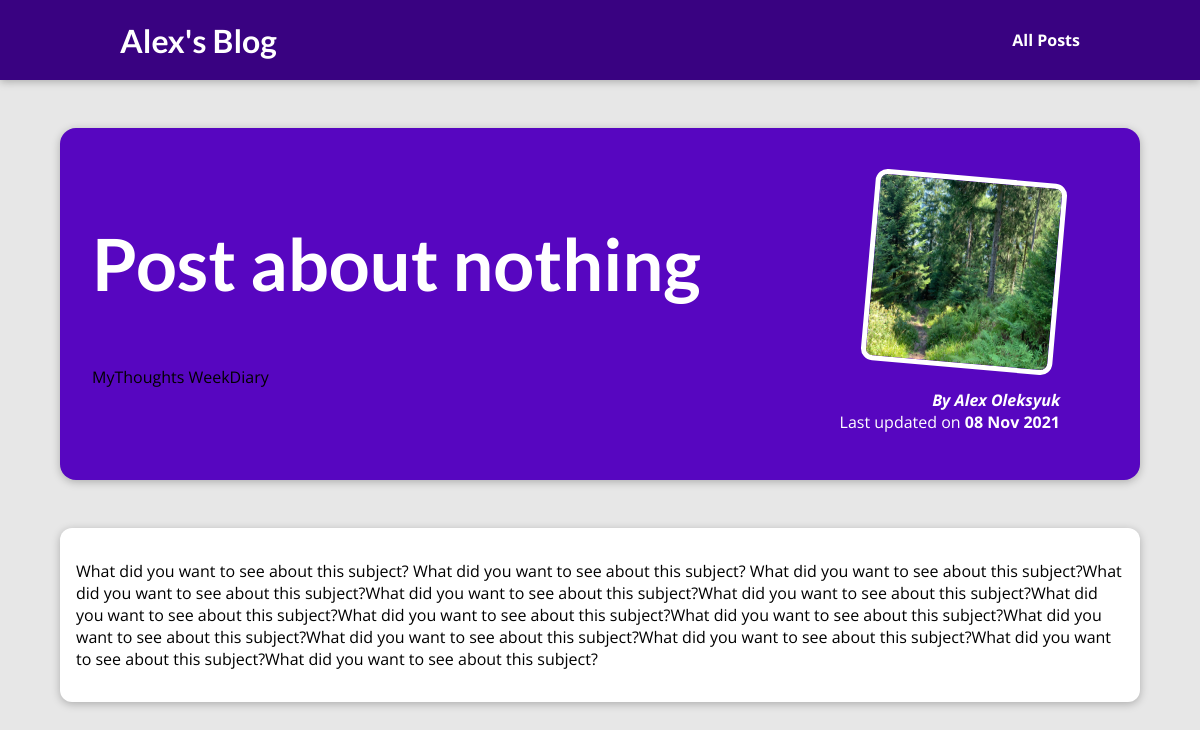
Screenshot of /posts/post-about-nothing with the database file from the repository.
### blog/models.py (models this page shows, shortened)
class Post(models.Model):
    post_title = models.CharField(max_length=150)
    post_excerpt = models.CharField(max_length=200)
    post_content = models.TextField(validators=[MinLengthValidator(10)])
    post_slug = models.SlugField(unique=True, db_index=True)
    post_date = models.DateField(auto_now=True)
    post_imagename = models.CharField(max_length=100)
    post_author = models.ForeignKey(Author, null=True, on_delete=models.SET_NULL, related_name="posts")
    post_tag = models.ManyToManyField(Tag)
    class Meta:
        verbose_name_plural = "Post"

class Tag(models.Model):
    caption = models.CharField(max_length=50)
    class Meta:
        verbose_name_plural = "Tag"

class Author(models.Model):
    first_name = models.CharField(max_length=50)
    last_name = models.CharField(max_length=50)
    e_mail = models.EmailField()
    def __str__(self):
        return f'{self.first_name} {self.last_name}'
    class Meta:
        verbose_name_plural = "Author"

### blog/views.py (the view)
# urls.py: path("posts/<slug:slug>", views.post_detail, name="post-detail-page")
def post_detail(request, slug):
    identified_post = get_object_or_404(Post, post_slug=slug)
    return render(request, "blog/post-detail.html", {
        "post": identified_post,
        "tags": identified_post.post_tag.all()
    })

### blog/templates/blog/post-detail.html (shortened to what this page needs)
{% extends 'base.html' %}
{% load static %}
{% block css_files %}
    <link rel="stylesheet" href="{% static "blog/post-detail.css" %}" />
{% endblock css_files %}
{% block content %}
    <section id="summary">
        <h2>{{ post.post_title }}</h2>
        <div>
            {% for tag in tags %}
                <span>{{ tag.caption }}</span>
            {% endfor %}
        </div>
        <article>
            <img src="{% static "blog/images/"|add:post.post_imagename %}" alt="{{ post.post_title }}" />
            <address>By <a href="mailto:{{ post.post_author.e_mail }}">{{ post.post_author }}</a></address>
            <div>Last updated on <time>{{ post.post_date|date:"d M Y" }}</time></div>
        </article>
    </section>
    <main>
        {{ post.post_content|linebreaks }}
    </main
{% endblock %}

### templates/base.html (shortened to what this page needs)
{% load static %}
<!DOCTYPE html>
<html lang="en">
<head>
    <link rel="stylesheet" href="{% static "app.css" %}"/>
    {% block css_files %}{% endblock css_files %}
</head>
<body>
    <header id="main-navigation">
        <h1>
            <a href="{% url 'starting-page' %}">Alex's Blog</a>
        </h1>
        <nav>
            <a href="{% url 'posts-page' %}">All Posts</a>
        </nav>
    </header>
    {% block content %}{% endblock content %}
</body>
</html>

### static/app.css (style rules this page uses)
* { box-sizing: border-box; }
html { font-family: 'Open Sans', 'Lato', sans-serif; }
body { margin: 0; }
h1, h2, h3 { font-family: 'Lato', sans-serif; font-weight: bold; }
#main-navigation { width: 100%; height: 5rem; display: flex; justify-content: space-between; align-items: center; padding: 0 10%; position: absolute; top: 0; left: 0; }
#main-navigation a { text-decoration: none; color: white; font-weight: bold; }

### blog/static/blog/post-detail.css (style rules this page uses)
body { background-color: #e7e7e7; }
#main-navigation { background-color: #390281; box-shadow: 0 2px 8px rgba(0, 0, 0, 0.25); }
#summary { margin: 8rem auto 3rem auto; padding: 2rem; width: 90%; max-width: 90rem; border-radius: 16px; background-color: #5706c0; position: relative; box-shadow: 0 2px 8px rgba(0, 0, 0, 0.25); height: 22rem; }
#summary h2 { color: white; font-size: 4.5rem; }
#summary article { position: absolute; top: 2rem; right: 3rem; padding: 1rem 2rem; border-radius: 12px; text-align: right; color: white; }
#summary article img { width: 12rem; height: 12rem; border-radius: 12px; transform: rotateZ(5deg); border: 5px solid white; margin-bottom: 1rem; }
#summary address { font-weight: bold; }
#summary a { color: white; text-decoration: none; }
#summary time { font-weight: bold; }
main { width: 90%; max-width: 90rem; margin: 3rem auto; background-color: white; padding: 1rem; border-radius: 12px; box-shadow: 0 2px 8px rgba(0, 0, 0, 0.25); }

### rows the page displays
Post: post_title "Post about nothing", post_imagename (picture), post_author "Alex Oleksyuk", post_date "08 Nov 2021", post_content "What did you want to see about this subject? What did you want to see about this subject? What did you want to see about this subject?What did you want to see about this subject?What did you want to see about this subject?What did you want to see about this subject?What did you want to see about this subject?What did you want to see about this subject?What did you want to see about this subject?What did you want to see about this subject?What did you want to see about this subject?What did you want to see about this subject?What did you want to see about this subject?What did you want to see about this subject?"
Tag: caption "MyThoughts"
Tag: caption "WeekDiary"
